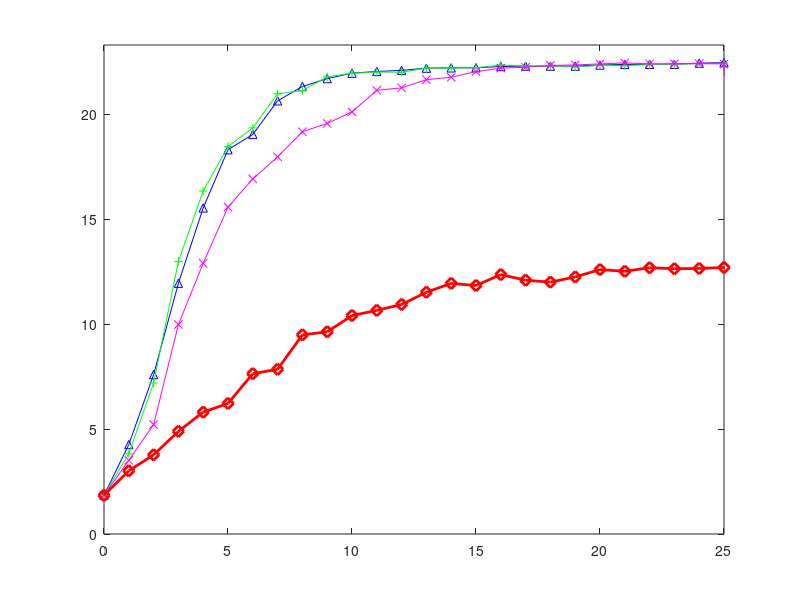

The MATLAB script that drew this image: (Note: this script raises an error after producing the figure.)
%% compare the type1~4 attackers of attack 1
% load avg_opt_dist.mat;load avg_atk3.real.mat;
load ./mat/avg_subopt_db_0.mat; % type-1
load ./mat/avg_subopt_db_1.mat; % type-2
load ./mat/avg_atk4_1.real.mat; % type-3
load ./mat/avg_rnd_dist.mat;    % type-4

% load type1.mat;
% load type2.mat;
% load type3.mat;
% load avg_rnd_dist.mat

% So we can say the user data is more representive than the training data
% In someway, it make sense due to more data sample
h = figure;
x=0:35;
% Be careful, type3 -> avg4, type4-avg5;The orignial type3 is discarded
avg20=[1.8444,avg20];avg21=[1.8444,avg21];avg4=[1.8444,avg4];avg5=[1.8444,avg5]; 
plot(x,avg20,'-b^',x,avg21,'-g+',x,avg4,'-mx',x,avg5,'-rd','markersize',8,'LineWidth',2)
xlim([0,25])
ylim([0,23.3])

legend('Type-1','Type-2','Type-3','Type-4','Location','se')
ylabel("Avg. location error (m)")
xlabel("# of fake APs")
set(gca,'fontsize',18)


set(h,'Units','Inches');
pos = get(h,'Position');
set(h,'PaperPositionMode','Auto','PaperUnits','Inches','PaperSize',[pos(3), pos(4)])
print(h,'filename','-dpdf','-r0')







